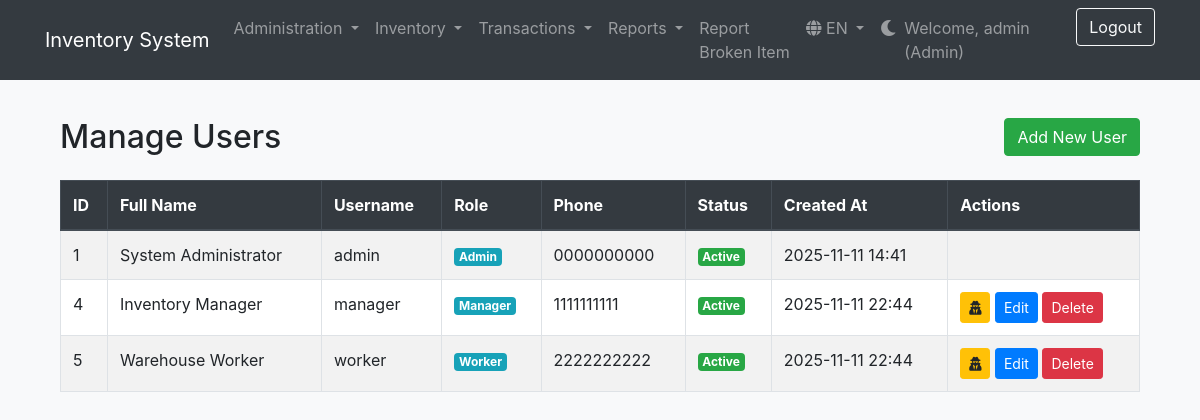
The page /view/users.php (signed in) on the database its author committed.
### tables this page shows
CREATE TABLE `roles` (
  `id` int(11) NOT NULL AUTO_INCREMENT,
  `name` varchar(255) NOT NULL,
  `description` text DEFAULT NULL,
  `created_at` datetime DEFAULT current_timestamp(),
  PRIMARY KEY (`id`),
  UNIQUE KEY `name` (`name`)
);

CREATE TABLE `users` (
  `id` int(11) NOT NULL AUTO_INCREMENT,
  `username` varchar(255) NOT NULL,
  `password_hash` text NOT NULL,
  `full_name` text NOT NULL,
  `role_id` int(11) NOT NULL,
  `phone` text DEFAULT NULL,
  `status` varchar(20) NOT NULL DEFAULT 'Active',
  `created_at` datetime DEFAULT current_timestamp(),
  PRIMARY KEY (`id`),
  UNIQUE KEY `username` (`username`),
  KEY `role_id` (`role_id`),
  CONSTRAINT `users_ibfk_1` FOREIGN KEY (`role_id`) REFERENCES `roles` (`id`) ON UPDATE CASCADE
);

### includes/language.php (called while the page is built, shortened)
<?php
function __($key) {
    global $lang;
    return $lang[$key] ?? $key;
}

### view/users.php (the view, shortened to what this page needs)
<?php
require_once '../database/connection.php';
$users = $pdo->query("
    SELECT u.id, u.full_name, u.username, u.phone, u.status, u.created_at, r.name as role_name
    FROM users u
    JOIN roles r ON u.role_id = r.id
    ORDER BY u.id ASC
")->fetchAll();
require_once '../includes/language.php';
include '../includes/header.php';
?>
<div class="container mt-5">
    <div class="row mb-3">
        <div class="col">
            <h2><?php echo __('manage_users'); ?></h2>
        </div>
        <div class="col text-right">
            <a href="../users/add.php" class="btn btn-success"><?php echo __('add_new_user'); ?></a>
        </div>
    </div>
    <div class="table-responsive">
        <table class="table table-bordered table-striped">
            <thead class="thead-dark">
                <tr>
                    <th><?php echo __('id'); ?></th>
                    <th><?php echo __('full_name'); ?></th>
                    <th><?php echo __('username'); ?></th>
                    <th><?php echo __('role'); ?></th>
                    <th><?php echo __('phone'); ?></th>
                    <th><?php echo __('status'); ?></th>
                    <th><?php echo __('created_at'); ?></th>
                    <th><?php echo __('actions'); ?></th>
                </tr>
            </thead>
            <tbody>
                <?php foreach ($users as $user): ?>
                <tr>
                    <td><?php echo htmlspecialchars($user['id']); ?></td>
                    <td><?php echo htmlspecialchars($user['full_name']); ?></td>
                    <td><?php echo htmlspecialchars($user['username']); ?></td>
                    <td><span class="badge badge-info"><?php echo htmlspecialchars(ucfirst($user['role_name'])); ?></span></td>
                    <td><?php echo htmlspecialchars($user['phone']); ?></td>
                    <td><span class="badge <?php echo $user['status'] == 'Active' ? 'badge-success' : 'badge-secondary'; ?>"><?php echo htmlspecialchars($user['status']); ?></span></td>
                    <td><?php echo htmlspecialchars(date('Y-m-d H:i', strtotime($user['created_at']))); ?></td>
                    <td>
                        <?php if ($user['id'] != $_SESSION['id']):  ?>
                            <a href="../auth/impersonate.php?id=<?php echo $user['id']; ?>" class="btn btn-warning btn-sm" title="Login as this user"><i class="fas fa-user-secret"></i></a>
                            <a href="../users/edit.php?id=<?php echo $user['id']; ?>" class="btn btn-primary btn-sm"><?php echo __('edit'); ?></a>
                            <a href="../users/delete.php?id=<?php echo $user['id']; ?>" class="btn btn-danger btn-sm"><?php echo __('delete'); ?></a>
                        <?php endif; ?>
                    </td>
                </tr>
                <?php endforeach; ?>
            </tbody>
        </table>
    </div>
</div>
<?php
include '../includes/footer.php';
?>

### includes/header.php (shortened to what this page needs)
<?php
require_once __DIR__ . '/language.php';
?>
<!DOCTYPE html>
<html lang="en">
<head>
    <link rel="stylesheet" href="https://stackpath.bootstrapcdn.com/bootstrap/4.5.2/css/bootstrap.min.css">
    <link rel="stylesheet" href="https://cdnjs.cloudflare.com/ajax/libs/font-awesome/5.15.4/css/all.min.css">
</head>
<body>
<?php
include_once __DIR__ . '/nav.php';
?>
<div class="container">

### includes/nav.php (shortened to what this page needs)
<?php
$user_role_name = '';
if (isset($_SESSION["loggedin"]) && $_SESSION["loggedin"] === true) {
    require_once __DIR__ . '/../database/connection.php';
    $role_id = $_SESSION["role_id"] ?? null;
    if ($role_id) {
        try {
            $sql = "SELECT name FROM roles WHERE id = :role_id";
            $stmt = $pdo->prepare($sql);
            $stmt->bindParam(':role_id', $role_id, PDO::PARAM_INT);
            $stmt->execute();
            if ($stmt->rowCount() == 1) {
                $user_role_name = strtolower($stmt->fetchColumn());
            }
        } catch (PDOException $e) {
            error_log("Could not fetch role name in nav.php: " . $e->getMessage());
        }
    }
}
?>
<nav class="navbar navbar-expand-lg navbar-dark bg-dark fixed-top">
    <div class="container">
        <a class="navbar-brand" href="/B2-ceramic/index.php">
            <?php
            echo __('inventory_system');
            ?>
        </a>
        <div class="collapse navbar-collapse" id="navbarNav">
            <ul class="navbar-nav mr-auto">
                <?php if ($user_role_name === 'admin'): ?>
                    <li class="nav-item dropdown">
                        <a class="nav-link dropdown-toggle" href="#" id="adminMenu" role="button" data-toggle="dropdown" aria-haspopup="true" aria-expanded="false">
                            <?php echo __('administration'); ?>
                        </a>
                    </li>
                <?php endif; ?>
                <?php if (in_array($user_role_name, ['admin', 'manager'])): ?>
                    <li class="nav-item dropdown">
                        <a class="nav-link dropdown-toggle" href="#" id="inventoryMenu" role="button" data-toggle="dropdown" aria-haspopup="true" aria-expanded="false">
                            <?php echo __('inventory'); ?>
                        </a>
                    </li>
                    <li class="nav-item dropdown">
                        <?php if (in_array($user_role_name, ['admin', 'manager', 'worker'])): ?>
                            <a class="nav-link dropdown-toggle" href="#" id="transactionsMenu" role="button" data-toggle="dropdown" aria-haspopup="true" aria-expanded="false">
                                <?php echo __('transactions'); ?>
                            </a>
                        <?php endif; ?>
                    </li>
                     <li class="nav-item dropdown">
                        <a class="nav-link dropdown-toggle" href="#" id="reportsMenu" role="button" data-toggle="dropdown" aria-haspopup="true" aria-expanded="false">
                            <?php echo __('reports'); ?>
                        </a>
                    </li>
                <?php endif; ?>
                 <li class="nav-item"><a class="nav-link" href="/B2-ceramic/broken_items/add.php"><?php echo __('report_broken_item'); ?></a></li>
            </ul>
            <ul class="navbar-nav ml-auto">
                <li class="nav-item dropdown">
                    <a class="nav-link dropdown-toggle" href="#" id="langMenu" role="button" data-toggle="dropdown" aria-haspopup="true" aria-expanded="false">
                        <i class="fas fa-globe"></i> <?php echo strtoupper($_SESSION['lang']); ?>
                    </a>
                </li>
                <li class="nav-item">
                    <a class="nav-link" href="#" id="darkModeToggle" title="<?php echo __('toggle_dark_mode'); ?>">
                        <i class="fas fa-moon"></i>
                    </a>
                </li>
                <?php if (isset($_SESSION["loggedin"]) && $_SESSION["loggedin"] === true): ?>
                    <li class="nav-item">
                        <span class="navbar-text mr-3">
                            <?php echo __('welcome'); ?>, <?php echo htmlspecialchars($_SESSION["username"]); ?> (<?php echo htmlspecialchars(ucfirst($user_role_name)); ?>)
                        </span>
                    </li>
                    <li class="nav-item">
                        <a class="btn btn-outline-light" href="/B2-ceramic/auth/logout.php"><?php echo __('logout'); ?></a>
                    </li>
                <?php endif; ?>
            </ul>
        </div>
    </div>
</nav>

### includes/footer.php (shortened to what this page needs)
</div>
</body>
</html>

### includes/header.php (style rules this page uses)
:root { --body-bg: #f8f9fa; --text-color: #212529; --card-bg: #ffffff; --card-header-bg: #f7f7f7; --table-bg: #ffffff; --table-border-color: #dee2e6; --table-striped-bg: rgba(0, 0, 0, 0.05); }
body { padding-top: 70px; background-color: var(--body-bg); color: var(--text-color); transition: background-color 0.3s ease, color 0.3s ease; }
.table { background-color: var(--table-bg); color: var(--text-color); }
.table-bordered, .table-bordered td, .table-bordered th { border-color: var(--table-border-color); }
.table-striped tbody tr:nth-of-type(odd) { background-color: var(--table-striped-bg); }

### rows shown on the page
roles: name "Admin"
users: id "1", full_name "System Administrator", username "admin", role.name "Admin", phone "0000000000", status "Active", created_at "2025-11-11 14:41"
users: id "4", full_name "Inventory Manager", username "manager", role.name "Manager", phone "1111111111", status "Active", created_at "2025-11-11 22:44"
users: id "5", full_name "Warehouse Worker", username "worker", role.name "Worker", phone "2222222222", status "Active", created_at "2025-11-11 22:44"

### other values the page prints
__('inventory_system') "Inventory System"
__('administration') "Administration"
__('inventory') "Inventory"
__('transactions') "Transactions"
__('reports') "Reports"
__('report_broken_item') "Report Broken Item"
$_SESSION['lang'] "EN"
__('welcome') "Welcome"
$_SESSION["username"] "admin"
__('logout') "Logout"
__('manage_users') "Manage Users"
__('add_new_user') "Add New User"
__('id') "ID"
__('full_name') "Full Name"
__('username') "Username"
